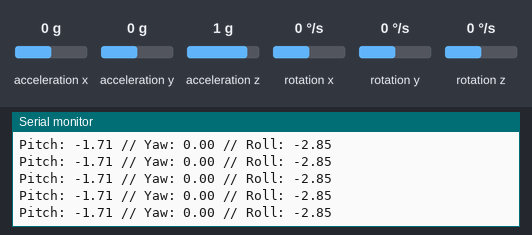
Simulated run of this sketch. Board: Arduino Uno, built with avr-gcc and run on an emulated ATmega328P. Shown: the last lines printed to the serial monitor. Wiring (inferred from the names in the program): MPU-6050 motion sensor at I2C address 0x68. Inputs (shaded band) come from the test bench; at power-on: acceleration x 0 g, acceleration y 0 g, acceleration z 1 g, rotation x 0 °/s, rotation y 0 °/s, rotation z 0 °/s.

Above: at 1.2 s.
1.3 s: acceleration x set to -1.4 g
At 1.9 s:
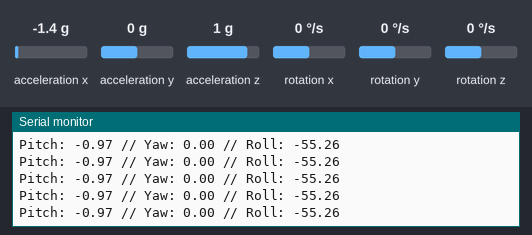
4.3 s: acceleration y set to 1.4 g
At 5.4 s:
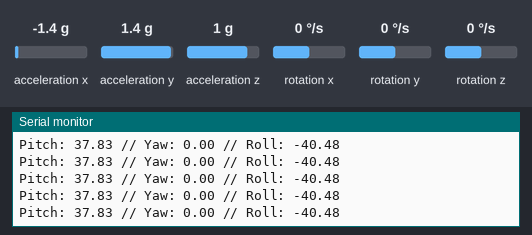
7.3 s: acceleration x set to 0 g
At 8.3 s:
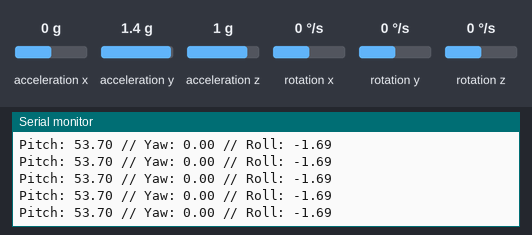
10.3 s: acceleration z set to -1.4 g
At 11.2 s:
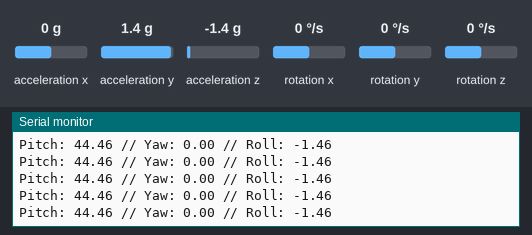
16.3 s: acceleration x set to -0.8 g
At 16.9 s:
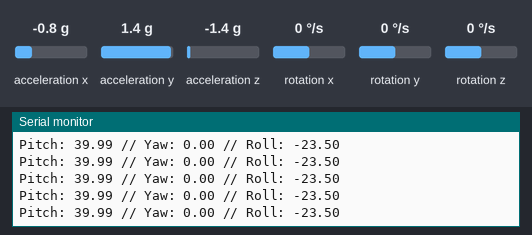
19.3 s: acceleration x set to 0.8 g
At 20.1 s:
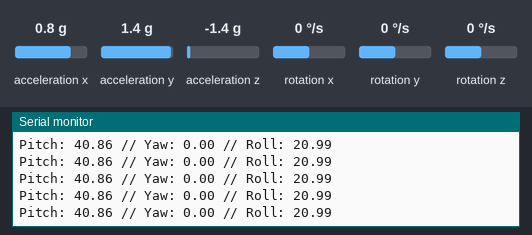
Timing chart, 0 to 22.3 s (numbered marks = the images above; inputs shaded):
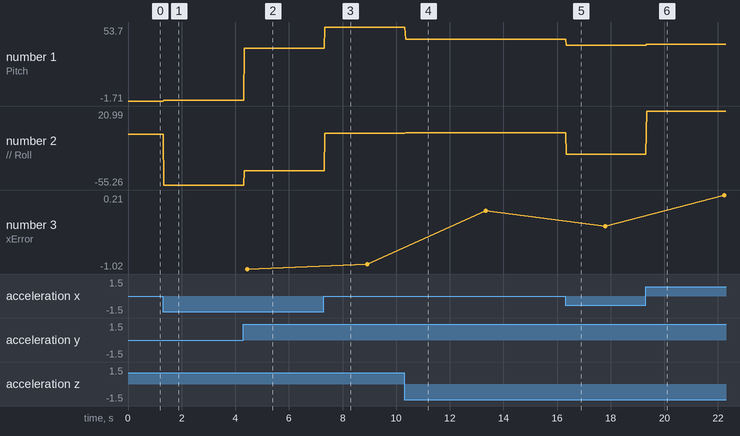

The sketch:

babyHeadBodyFrame_TunedishAccel.ino
```cpp
/*

  Interfaces with MPU6050 (reading Gyro & Accelerometer data) to
  Operate a Pan & Tilt Servo Combination (to mimic the orientation
  of the IMU / MPU6050)

*/

//  Is it really that bad to comment every line of code?
//    I feel like it usually is, but--in this context, where
//    nigh' everything is new, I feel like it's needed

#include <Wire.h>     //The Wire Library allows an Arduino to communicate with I2C (like the MPU6050) and TWI Devices

const int MPU = 0x68; //MPU6050 I2C Address (Hex)

float AccX, AccY, AccZ;
float AccAngleX, AccAngleY;

float GyroX, GyroY, GyroZ;
float GyroAngleX, GyroAngleY, GyroAngleZ;
float currentTime, lastTime, dT = 0;

float bodyX, bodyY, bodyZ; //Stores the Pitch/Roll/Yaw Angles relative to the IMU Reference Frame

float orientX, tmpOrientX = 1;  //  OrientXYZ stores the XYZ values of the Body X Axis in the Inertial Ref Frame (ie relative to the Ground)
float orientY, tmpOrientY = 0;  //  When we rotate our IMU, we also rotate the X Axis and its corresponding components
float orientZ, tmpOrientZ = 0;  //  We can use the rotated components to find its polar coordinates (ie the Pan & Tilt values)

float panAngle, tiltAngle;
float lockTolerance = 0.01; //  Defines the values at which we switch to alternative methods of angle acquisition to prevent Gimbal Lock (i.e. when the reference vector is rotating on the Z Axis)

int c = 0;
float xError, yError, zError;

void setup() {
    Serial.begin(19200);

    Wire.begin();                   //  Start Communicatin'
    Wire.beginTransmission(MPU);    //  Open a channel with the MPU (which is at register 0x6B)
    Wire.write(0x6B);               //  Talk to Register 0x6B, which contains the DEVICE_RESET Bit
    Wire.write(0x00);               //  Reset the MPU by writing in 0 (sets DEVICE_RESET to 0)
    Wire.endTransmission(true);

    Serial.println("Initialized");
}

void loop() {

    //  Read Accelerometer Data
    Wire.begin();
    Wire.beginTransmission(MPU);
    Wire.write(0x3B);               //  Start with Register 0x3B (Accel_Xout[Bits 15-8])
    Wire.endTransmission(false);    //  Allows sending multiple messages (Rather than ending the transmission, releasing the I2C Bus, we send a restart message)
    Wire.requestFrom(MPU, 6, true); //  Lets us read the 6 registers containing the Accel. readouts (each axis is stored in two bytes)
                                    //    Wire.requestFrom(int Address, int Quantity, bool Stop) reads from our previous Address, incrementing it, sending a restart message
                                    //    (keeping the bus open until we've reached the end (i.e. until we've requested the address Quanitity times)
    AccX = ((Wire.read() << 8 | Wire.read()) / 16384.0) - 0.05; //-730//To Explain later
    AccY = ((Wire.read() << 8 | Wire.read()) / 16384.0) - 0.03;  //-170
    AccZ = ((Wire.read() << 8 | Wire.read()) / 16384.0) + 0.005; //.01

    //  Find Body-Frame Pitch & Roll
    bodyX = AccAngleX = atan2(AccY, sqrt(pow(AccX, 2) + pow(AccZ, 2))) * 180/3.14159;
    bodyY = AccAngleY = atan2(AccX, sqrt(pow(AccY, 2) + pow(AccZ, 2))) * 180/3.14159;


    //  Read Gyroscope Data
    Wire.begin();
    Wire.beginTransmission(MPU);
    Wire.write(0x43);             //  Start with Register 0x43 (Gyro_Xout[Bits 15-8])
    Wire.endTransmission(false);
    Wire.requestFrom(MPU, 6, true);

    GyroX = ((Wire.read() << 8 | Wire.read()) - 1190.80) / 131.0; //-9.06//  Given in deg/s
    GyroY = ((Wire.read() << 8 | Wire.read()) - 132.5) / 131.0;  //-1.03
    GyroZ = ((Wire.read() << 8 | Wire.read()) + 297.77) / 131.0;  //+2.28 //297.77

    if(c<200){

        xError += AccX;
        yError += AccY;
        zError += GyroZ;
        c++;

    } else {

        xError /= 200;
        yError /= 200;
        zError /= 200;
        Serial.print("xError: ");
        Serial.print(xError);
        Serial.print(" // yError: ");
        Serial.print(yError);
        Serial.print(" // zError: ");
        Serial.print(zError);
        Serial.println();

        c = xError = yError = zError = 0;

    }


    //currentTime = millis();                         //  Find Current Time
    dT = (currentTime - lastTime) / 1000;           //  Find Elapsed Time, then convert to Seconds
    lastTime = currentTime;                         //  Reset Time for next data point
    currentTime = millis();

    GyroAngleX = GyroAngleX + GyroX * dT;     //  DegreesX = DegreesX + (Degress(X)/Sec * Sec) (i.e. Integrate the Angular Velocity
    GyroAngleY = GyroAngleY + GyroY * dT;
    GyroAngleZ = GyroAngleZ + GyroZ * dT;


    //  Complementary Filter (for Pitch & Roll)
   // bodyX = GyroAngleX * .96 + AccAngleX * .4;
   // bodyY = GyroAngleY * .96 + AccAngleY * .4;
   // bodyZ = GyroAngleZ;


    Serial.print("Pitch: ");
    Serial.print(bodyX);
    Serial.print(" // Yaw: ");
    Serial.print(bodyZ);
    Serial.print(" // Roll: ");
    Serial.print(bodyY);
    Serial.println();

}
```

Measured:
- after the input at 1.3 s, the serial monitor: prints a new line at once (image 1)
- after the input at 4.3 s, the serial monitor: prints a new line at once (image 2)
- after the input at 7.3 s, the serial monitor: prints a new line at once (image 3)
- after the input at 10.3 s, the serial monitor: prints a new line after 0.05 s (image 4)
- after the input at 16.3 s, the serial monitor: prints a new line at once (image 5)
- after the input at 19.3 s, the serial monitor: prints a new line at once (image 6)
- plotted number 1: -1.71 → -0.97 after the input at 1.3 s, -0.97 → 37.83 after the input at 4.3 s, 37.83 → 53.7 after the input at 7.3 s, 53.7 → 44.46 after the input at 10.3 s, 44.46 → 39.99 after the input at 16.3 s
- plotted number 2: -2.85 → -55.26 after the input at 1.3 s, -55.26 → -40.48 after the input at 4.3 s, -40.48 → -1.69 after the input at 7.3 s, -1.69 → -1.46 after the input at 10.3 s, -1.46 → -23.5 after the input at 16.3 s
